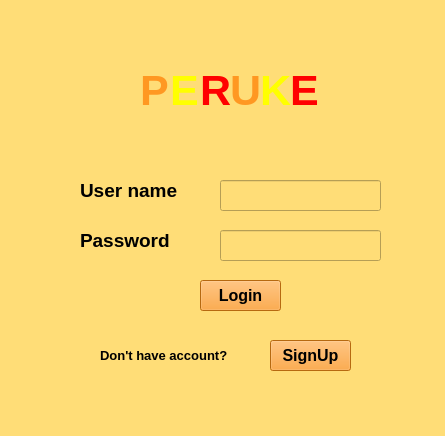
<?xml version="1.0" encoding="UTF-8"?>
<ui version="4.0">
 <class>MainWindow</class>
 <widget class="QMainWindow" name="MainWindow">
  <property name="geometry">
   <rect>
    <x>0</x>
    <y>0</y>
    <width>445</width>
    <height>436</height>
   </rect>
  </property>
  <property name="minimumSize">
   <size>
    <width>445</width>
    <height>436</height>
   </size>
  </property>
  <property name="maximumSize">
   <size>
    <width>445</width>
    <height>436</height>
   </size>
  </property>
  <property name="windowTitle">
   <string>MainWindow</string>
  </property>
  <property name="styleSheet">
   <string notr="true">background-color: rgb(255, 221, 119);</string>
  </property>
  <widget class="QWidget" name="centralwidget">
   <widget class="QLabel" name="P2_label_10">
    <property name="geometry">
     <rect>
      <x>260</x>
      <y>70</y>
      <width>31</width>
      <height>41</height>
     </rect>
    </property>
    <property name="font">
     <font>
      <pointsize>32</pointsize>
      <weight>75</weight>
      <bold>true</bold>
     </font>
    </property>
    <property name="layoutDirection">
     <enum>Qt::LeftToRight</enum>
    </property>
    <property name="styleSheet">
     <string notr="true">color: rgb(255, 255, 0);</string>
    </property>
    <property name="text">
     <string>K</string>
    </property>
    <property name="scaledContents">
     <bool>false</bool>
    </property>
   </widget>
   <widget class="QLabel" name="P2_label_7">
    <property name="geometry">
     <rect>
      <x>170</x>
      <y>70</y>
      <width>31</width>
      <height>41</height>
     </rect>
    </property>
    <property name="font">
     <font>
      <pointsize>32</pointsize>
      <weight>75</weight>
      <bold>true</bold>
     </font>
    </property>
    <property name="layoutDirection">
     <enum>Qt::LeftToRight</enum>
    </property>
    <property name="styleSheet">
     <string notr="true">color: rgb(255, 255, 0);</string>
    </property>
    <property name="text">
     <string>E</string>
    </property>
    <property name="scaledContents">
     <bool>false</bool>
    </property>
   </widget>
   <widget class="QLabel" name="P2_label_11">
    <property name="geometry">
     <rect>
      <x>290</x>
      <y>70</y>
      <width>31</width>
      <height>41</height>
     </rect>
    </property>
    <property name="font">
     <font>
      <pointsize>32</pointsize>
      <weight>75</weight>
      <bold>true</bold>
     </font>
    </property>
    <property name="layoutDirection">
     <enum>Qt::LeftToRight</enum>
    </property>
    <property name="styleSheet">
     <string notr="true">color: rgb(255, 0, 0);</string>
    </property>
    <property name="text">
     <string>E</string>
    </property>
    <property name="scaledContents">
     <bool>false</bool>
    </property>
   </widget>
   <widget class="QLabel" name="P2_label_9">
    <property name="geometry">
     <rect>
      <x>230</x>
      <y>70</y>
      <width>31</width>
      <height>41</height>
     </rect>
    </property>
    <property name="font">
     <font>
      <pointsize>32</pointsize>
      <weight>75</weight>
      <bold>true</bold>
     </font>
    </property>
    <property name="layoutDirection">
     <enum>Qt::LeftToRight</enum>
    </property>
    <property name="styleSheet">
     <string notr="true">color: rgb(255, 152, 34);</string>
    </property>
    <property name="text">
     <string>U</string>
    </property>
    <property name="scaledContents">
     <bool>false</bool>
    </property>
   </widget>
   <widget class="QLabel" name="P2_label_6">
    <property name="geometry">
     <rect>
      <x>140</x>
      <y>70</y>
      <width>31</width>
      <height>41</height>
     </rect>
    </property>
    <property name="font">
     <font>
      <pointsize>32</pointsize>
      <weight>75</weight>
      <bold>true</bold>
     </font>
    </property>
    <property name="layoutDirection">
     <enum>Qt::LeftToRight</enum>
    </property>
    <property name="styleSheet">
     <string notr="true">color: rgb(255, 152, 34);</string>
    </property>
    <property name="text">
     <string>P</string>
    </property>
    <property name="scaledContents">
     <bool>false</bool>
    </property>
   </widget>
   <widget class="QLabel" name="P2_label_8">
    <property name="geometry">
     <rect>
      <x>200</x>
      <y>70</y>
      <width>31</width>
      <height>41</height>
     </rect>
    </property>
    <property name="font">
     <font>
      <pointsize>32</pointsize>
      <weight>75</weight>
      <bold>true</bold>
     </font>
    </property>
    <property name="layoutDirection">
     <enum>Qt::LeftToRight</enum>
    </property>
    <property name="styleSheet">
     <string notr="true">color: rgb(255, 0, 0);</string>
    </property>
    <property name="text">
     <string>R</string>
    </property>
    <property name="scaledContents">
     <bool>false</bool>
    </property>
   </widget>
   <widget class="QLabel" name="player_label">
    <property name="geometry">
     <rect>
      <x>80</x>
      <y>170</y>
      <width>111</width>
      <height>41</height>
     </rect>
    </property>
    <property name="font">
     <font>
      <pointsize>14</pointsize>
      <weight>75</weight>
      <bold>true</bold>
     </font>
    </property>
    <property name="layoutDirection">
     <enum>Qt::LeftToRight</enum>
    </property>
    <property name="styleSheet">
     <string notr="true"/>
    </property>
    <property name="text">
     <string>User name</string>
    </property>
    <property name="scaledContents">
     <bool>false</bool>
    </property>
   </widget>
   <widget class="QLabel" name="player_label_2">
    <property name="geometry">
     <rect>
      <x>80</x>
      <y>220</y>
      <width>111</width>
      <height>41</height>
     </rect>
    </property>
    <property name="font">
     <font>
      <pointsize>14</pointsize>
      <weight>75</weight>
      <bold>true</bold>
     </font>
    </property>
    <property name="layoutDirection">
     <enum>Qt::LeftToRight</enum>
    </property>
    <property name="styleSheet">
     <string notr="true"/>
    </property>
    <property name="text">
     <string>Password</string>
    </property>
    <property name="scaledContents">
     <bool>false</bool>
    </property>
   </widget>
   <widget class="QLineEdit" name="user_name">
    <property name="geometry">
     <rect>
      <x>220</x>
      <y>180</y>
      <width>161</width>
      <height>31</height>
     </rect>
    </property>
    <property name="font">
     <font>
      <pointsize>12</pointsize>
      <weight>50</weight>
      <bold>false</bold>
     </font>
    </property>
    <property name="styleSheet">
     <string notr="true">border-color: rgb(255, 255, 255);</string>
    </property>
   </widget>
   <widget class="QLineEdit" name="user_pass">
    <property name="geometry">
     <rect>
      <x>220</x>
      <y>230</y>
      <width>161</width>
      <height>31</height>
     </rect>
    </property>
    <property name="font">
     <font>
      <pointsize>12</pointsize>
      <weight>50</weight>
      <bold>false</bold>
     </font>
    </property>
   </widget>
   <widget class="QPushButton" name="btn_login">
    <property name="geometry">
     <rect>
      <x>200</x>
      <y>280</y>
      <width>81</width>
      <height>31</height>
     </rect>
    </property>
    <property name="font">
     <font>
      <pointsize>12</pointsize>
      <weight>75</weight>
      <bold>true</bold>
     </font>
    </property>
    <property name="styleSheet">
     <string notr="true">background-color: rgb(255, 147, 23);</string>
    </property>
    <property name="text">
     <string>Login</string>
    </property>
   </widget>
   <widget class="QPushButton" name="btn_signup">
    <property name="geometry">
     <rect>
      <x>270</x>
      <y>340</y>
      <width>81</width>
      <height>31</height>
     </rect>
    </property>
    <property name="font">
     <font>
      <pointsize>12</pointsize>
      <weight>75</weight>
      <bold>true</bold>
     </font>
    </property>
    <property name="styleSheet">
     <string notr="true">background-color: rgb(255, 147, 23);</string>
    </property>
    <property name="text">
     <string>SignUp</string>
    </property>
   </widget>
   <widget class="QLabel" name="player_label_3">
    <property name="geometry">
     <rect>
      <x>100</x>
      <y>340</y>
      <width>141</width>
      <height>31</height>
     </rect>
    </property>
    <property name="font">
     <font>
      <pointsize>10</pointsize>
      <weight>75</weight>
      <bold>true</bold>
     </font>
    </property>
    <property name="layoutDirection">
     <enum>Qt::LeftToRight</enum>
    </property>
    <property name="styleSheet">
     <string notr="true"/>
    </property>
    <property name="text">
     <string>Don't have account?</string>
    </property>
    <property name="scaledContents">
     <bool>false</bool>
    </property>
   </widget>
   <widget class="QLabel" name="lbl_error">
    <property name="geometry">
     <rect>
      <x>110</x>
      <y>130</y>
      <width>221</width>
      <height>31</height>
     </rect>
    </property>
    <property name="font">
     <font>
      <pointsize>12</pointsize>
      <weight>50</weight>
      <bold>false</bold>
     </font>
    </property>
    <property name="layoutDirection">
     <enum>Qt::LeftToRight</enum>
    </property>
    <property name="styleSheet">
     <string notr="true"/>
    </property>
    <property name="text">
     <string/>
    </property>
    <property name="scaledContents">
     <bool>false</bool>
    </property>
   </widget>
  </widget>
 </widget>
 <resources/>
 <connections/>
</ui>
